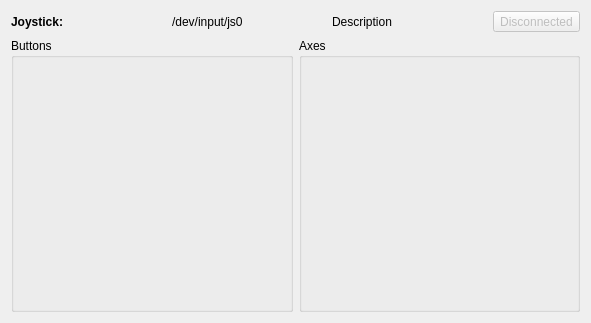
<?xml version="1.0" encoding="UTF-8"?>
<ui version="4.0">
 <class>AMJoystickTestView</class>
 <widget class="QWidget" name="AMJoystickTestView">
  <property name="geometry">
   <rect>
    <x>0</x>
    <y>0</y>
    <width>591</width>
    <height>323</height>
   </rect>
  </property>
  <property name="windowTitle">
   <string>Joystick</string>
  </property>
  <layout class="QVBoxLayout" name="verticalLayout">
   <item>
    <layout class="QHBoxLayout" name="horizontalLayout">
     <property name="spacing">
      <number>20</number>
     </property>
     <item>
      <widget class="QLabel" name="label_33">
       <property name="font">
        <font>
         <weight>75</weight>
         <bold>true</bold>
        </font>
       </property>
       <property name="text">
        <string>Joystick:</string>
       </property>
      </widget>
     </item>
     <item>
      <widget class="QLabel" name="idLabel">
       <property name="text">
        <string>/dev/input/js0</string>
       </property>
      </widget>
     </item>
     <item>
      <widget class="QLabel" name="descriptionLabel">
       <property name="text">
        <string>Description</string>
       </property>
      </widget>
     </item>
     <item>
      <widget class="QToolButton" name="connectedButton">
       <property name="enabled">
        <bool>false</bool>
       </property>
       <property name="text">
        <string>Disconnected</string>
       </property>
      </widget>
     </item>
    </layout>
   </item>
   <item>
    <layout class="QHBoxLayout" name="horizontalLayout_2">
     <item>
      <widget class="QGroupBox" name="buttonGroupBox">
       <property name="title">
        <string>Buttons</string>
       </property>
       <layout class="QGridLayout" name="buttonLayout"/>
      </widget>
     </item>
     <item>
      <widget class="QGroupBox" name="axisGroupBox">
       <property name="title">
        <string>Axes</string>
       </property>
       <layout class="QGridLayout" name="axisLayout"/>
      </widget>
     </item>
    </layout>
   </item>
  </layout>
 </widget>
 <resources/>
 <connections/>
</ui>
